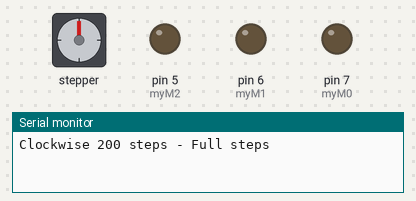
Simulated run of this sketch. Board: Arduino Uno, built with avr-gcc and run on an emulated ATmega328P. Shown: stepper motor, output pins drawn as LEDs (lit = HIGH), the last lines printed to the serial monitor. Wiring (inferred from the names in the program): stepper motor driver (200 steps per turn assumed): step pin 4; direction pin 3; enable pin 8. Pins used as bus, display or sensor lines are not drawn.

Above: at 0.05 s.
At 4.15 s:
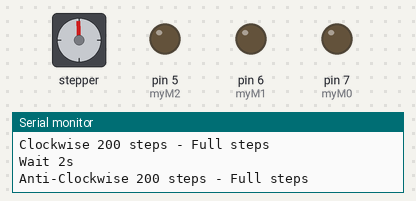
At 8.35 s:
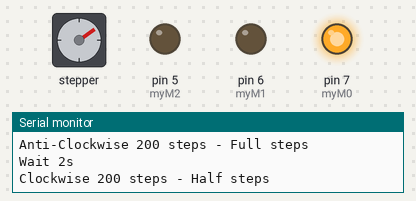
At 15.95 s:
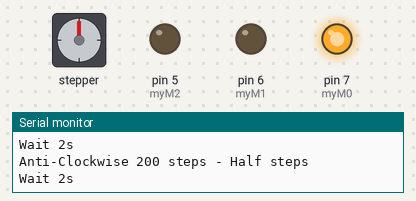
Timing chart, 0 to 20.8 s (numbered marks = the images above):
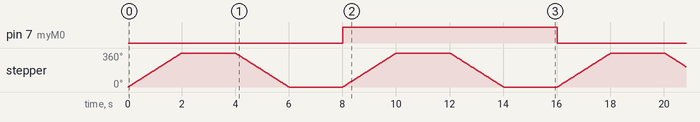

The sketch:

DRV8825HW203_Test.ino
```cpp
// basic test program for DRV8825 and HW203 Build
// rotates motor one full rotation then the reverse direction with 2s delay between moves

#include <Arduino.h>

// Stepper Motor stuff, control pins for DRV8825 board
#define myDir     3
#define myStep    4
#define myM2      5  // microstepping lines
#define myM1      6
#define myM0      7
// m0/m1/m2 sets stepping mode 000 = F, 100 = 1/2, 010 = 1/4, 110 = 1/8, 001 = 1/16, 101 = 1/32
// steps per revolution = 200, 400, 800, 1600, 6400
// must set the current limiting for microstepping to work correctly

// ENABLE - Setting CoilPwr controls the disable or enable state of the EASYDRIVER board outputs
int boardstate;
#define OUTPUTENABLED 1
#define OUTPUTDISABLED 0
#define myEnable  8        // For DRV8825 and Easydriver boards, wire /ENABLE pin to D8 input
// NOTE: If using microstepping, coil power should always be ON and do NOT disable the board

// stepontime - time in microseconds that coil power is ON for one step, board requires 2us pulse
int stepontime = 5;
// motorSpeed - time in milliseconds of delay between stepper pulses
int motorSpeedSlow = 15;
int motorSpeedMed = 8;
int motorSpeedFast = 3;
int motorSpeed = motorSpeedMed;

// enable the stepper motor outputs - coil power on
void enableoutput() {
  digitalWrite(myEnable, LOW);
}

// Move stepper anticlockwise
void anticlockwise() {
    digitalWrite(myDir, LOW );
    digitalWrite(myStep, 1 );
    delayMicroseconds(stepontime);
    digitalWrite(myStep, 0 );
}

// Move stepper clockwise
void clockwise() {
    digitalWrite(myDir, HIGH );
    digitalWrite(myStep, 1 );
    delayMicroseconds(stepontime);
    digitalWrite(myStep, 0 );
}

// set the microstepping mode
void setstepmode( int stepmode ) {
  switch ( stepmode ) {
    case 1:      // full step
      digitalWrite(myM0, 0);
      digitalWrite(myM1, 0);
      digitalWrite(myM2, 0);
      break;
    case 2:      // half step
      digitalWrite(myM0, 1);
      digitalWrite(myM1, 0);
      digitalWrite(myM2, 0);
      break;
    case 4:
      digitalWrite(myM0, 0);
      digitalWrite(myM1, 1);
      digitalWrite(myM2, 0);
      break;
    case 8:
      digitalWrite(myM0, 1);
      digitalWrite(myM1, 1);
      digitalWrite(myM2, 0);
      break;
    case 16:
      digitalWrite(myM0, 0);
      digitalWrite(myM1, 0);
      digitalWrite(myM2, 1);
      break;
    case 32:
      digitalWrite(myM0, 1);
      digitalWrite(myM1, 0);
      digitalWrite(myM2, 1);
      break;
  }
}

// Setup
void setup() {
  // initialize serial for ASCOM
  Serial.begin(9600);

  pinMode(  myDir, OUTPUT );
  pinMode(  myStep, OUTPUT );
  pinMode(  myM0, OUTPUT );
  pinMode(  myM1, OUTPUT );
  pinMode(  myM2, OUTPUT );

  // set direction and step to low
  digitalWrite( myDir, 0 );
  digitalWrite( myStep, 0 );

  boardstate = OUTPUTENABLED;
  pinMode( myEnable, OUTPUT );    // enable the driver board
  enableoutput();
}

// Main Loop
void loop() {
  setstepmode(1);    // enable full steps
  Serial.println("Clockwise 200 steps - Full steps");
  for ( int lp = 0; lp < 200; lp++ )
  {
    clockwise();
    delay(10);
  }
  Serial.println("Wait 2s");
  delay(2000);
  Serial.println("Anti-Clockwise 200 steps - Full steps");
  for ( int lp = 0; lp < 200; lp++ )
  {
    anticlockwise();
    delay(10);
  }
  Serial.println("Wait 2s");
  delay(2000);
  setstepmode(2);     // enable half-steps
  Serial.println("Clockwise 200 steps - Half steps");
  for ( int lp = 0; lp < 200; lp++ )
  {
    clockwise();
    delay(10);
  }
  Serial.println("Wait 2s");
  delay(2000);
  Serial.println("Anti-Clockwise 200 steps - Half steps");
  for ( int lp = 0; lp < 200; lp++ )
  {
    anticlockwise();
    delay(10);
  }
  Serial.println("Wait 2s");
  delay(2000);
}
```

Measured:
- by itself, pin 7 (myM0): alternates HIGH for 8.0 s and LOW for 8.0 s
- by itself, stepper: turns 360° clockwise in 2.0 s, then 360° counter-clockwise in 2.0 s, repeating every 8.0 s
